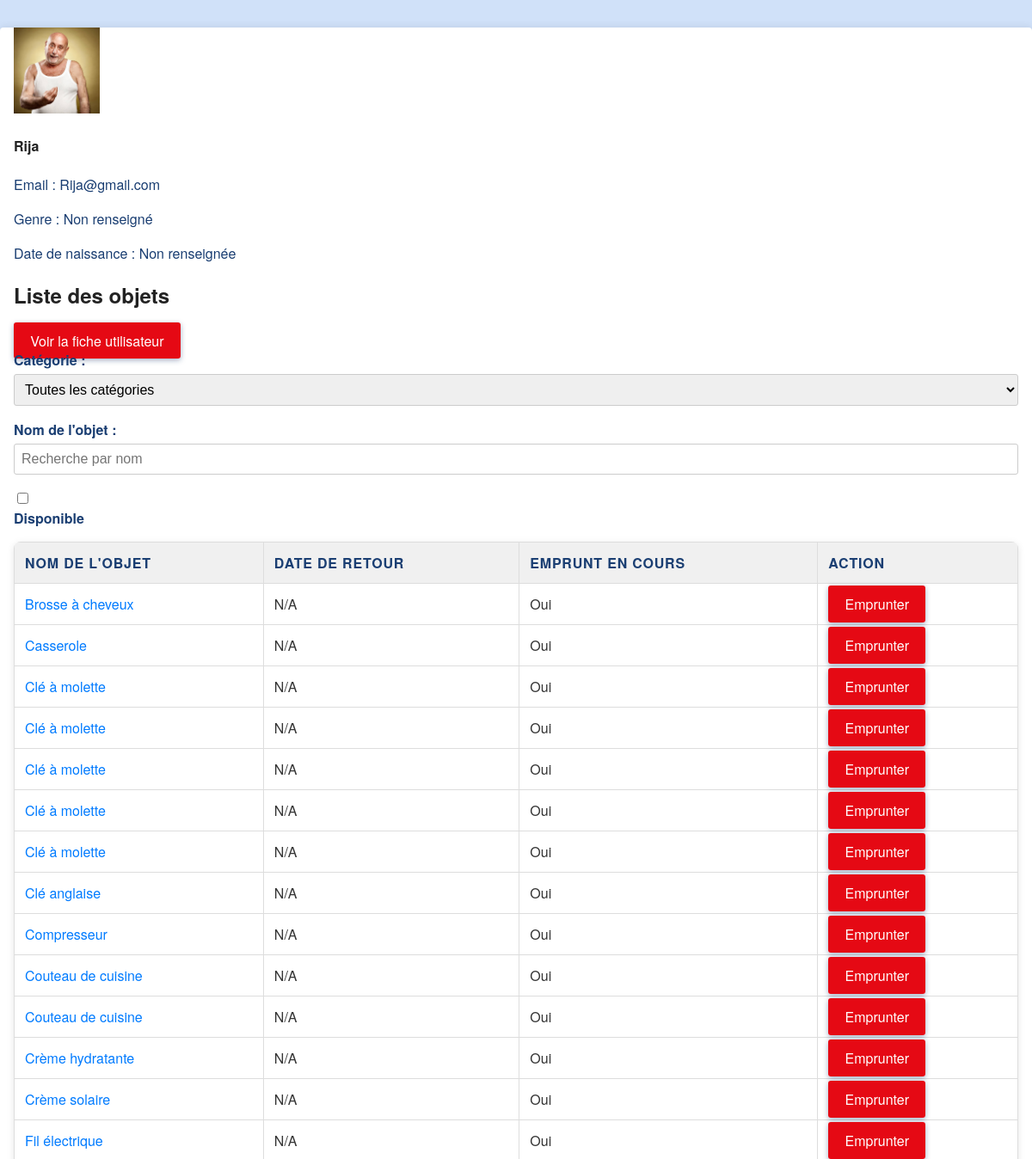
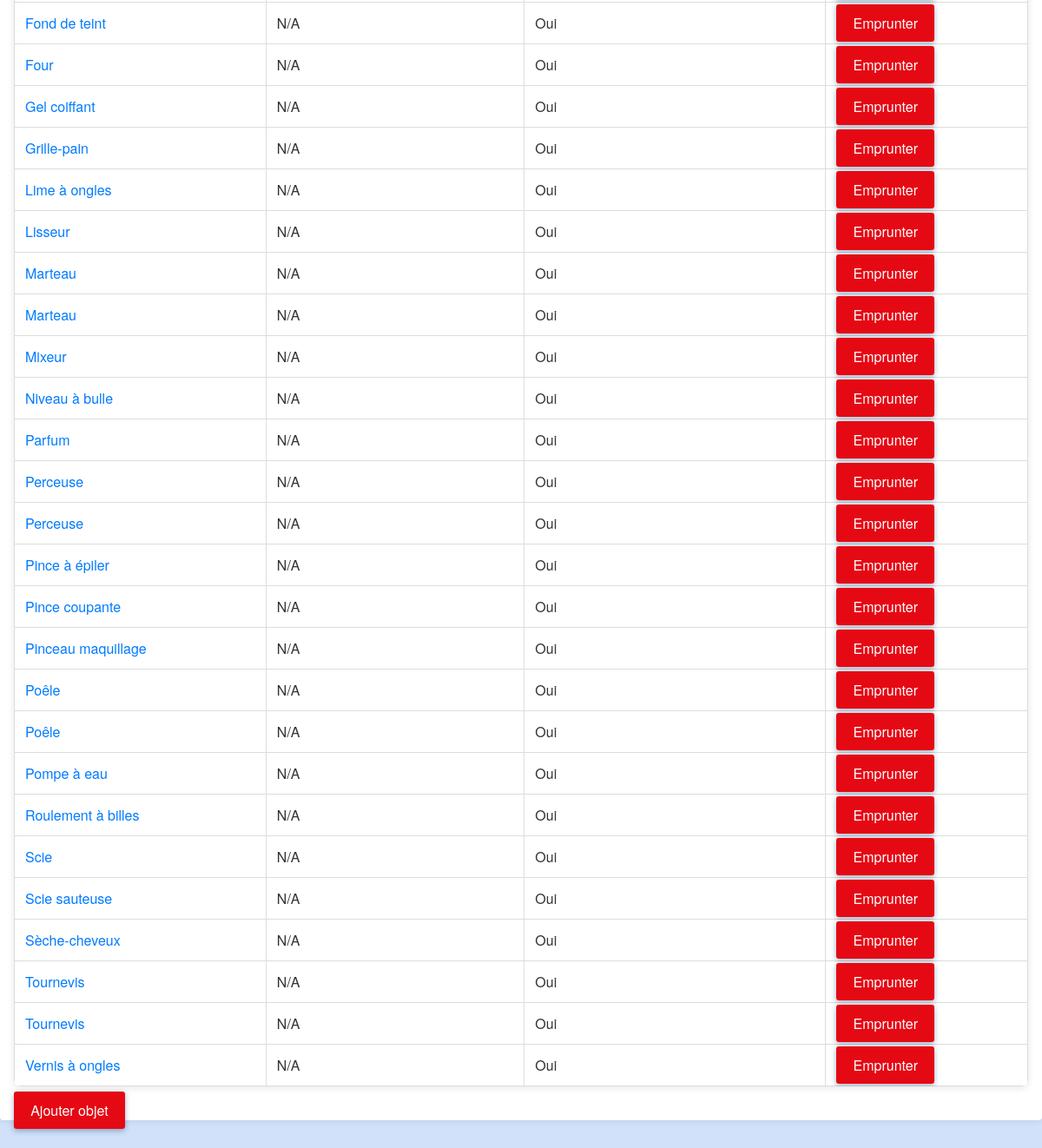
Page /ListeObjet/listeobj.php (signed in) on the committed database (2 pictures, top to bottom).
### tables this page shows
CREATE TABLE membre (
  id_membre INT PRIMARY KEY AUTO_INCREMENT,
  nom VARCHAR(100) NOT NULL,
  date_naissance DATE NOT NULL,
  genre ENUM('M', 'F', 'Autre') NOT NULL,
  email VARCHAR(100) NOT NULL,
  ville VARCHAR(100),
  mdp VARCHAR(255) NOT NULL,
  image_profil VARCHAR(255)
);

CREATE TABLE objet (
  id_objet INT PRIMARY KEY AUTO_INCREMENT,
  nom_objet VARCHAR(100) NOT NULL,
  id_categorie INT NOT NULL,
  id_membre INT NOT NULL,
  FOREIGN KEY (id_categorie) REFERENCES categorie_objet(id_categorie),
  FOREIGN KEY (id_membre) REFERENCES membre(id_membre)
);

### inc/fonctions/fonctions.php (called while the page is built, shortened)
<?php
function getDbConnection() {
    $servername = "localhost";
    $username = "root";
    $password = "";
    $dbname = "emprunt";
    $conn = new mysqli($servername, $username, $password, $dbname);
    return $conn;
}
function getListeObjets($id_categorie = null, $nom_objet = null, $disponible = null) {
    $conn = getDbConnection();
    $sql = "SELECT o.id_objet, o.nom_objet, o.image_objet, c.nom_categorie,
            CASE
                WHEN EXISTS (
                    SELECT 1 FROM emprunt e2
                    WHERE e2.id_objet = o.id_objet
                    AND e2.date_retour >= CURDATE()
                ) THEN 'Non'
                ELSE 'Oui'
            END AS emprunt_en_cours,
            (SELECT MIN(e3.date_retour) FROM emprunt e3 WHERE e3.id_objet = o.id_objet AND e3.date_retour >= CURDATE()) AS date_retour
            FROM objet o
            LEFT JOIN categorie_objet c ON o.id_categorie = c.id_categorie";
    $conditions = [];
    $sql .= " ORDER BY o.nom_objet";
    $result = $conn->query($sql);
    $objets = [];
    if ($result) {
        while ($row = $result->fetch_assoc()) {
            $objets[] = $row;
        }
    }
    return $objets;
}
function getUserProfile($id_membre) {
    $conn = getDbConnection();
    $id_membre = (int)$id_membre;
    $sql = "SELECT id_membre, nom, email,
            (SELECT COLUMN_NAME FROM INFORMATION_SCHEMA.COLUMNS WHERE TABLE_NAME = 'membre' AND COLUMN_NAME = 'image') AS has_image
            FROM membre WHERE id_membre = $id_membre";
    $result = $conn->query($sql);
    $profile = null;
    if ($result) {
        $profile = $result->fetch_assoc();
        if ($profile['has_image']) {
            $sql_img = "SELECT image FROM membre WHERE id_membre = $id_membre";
            $res_img = $conn->query($sql_img);
            if ($res_img) {
                $img_row = $res_img->fetch_assoc();
                $profile['image'] = $img_row['image'];
            }
        } else {
            $profile['image'] = null;
        }
    }
    return $profile;
}
?>

### ListeObjet/listeobj.php (the view, shortened to what this page needs)
<!DOCTYPE html>
<html lang="fr">
<head>
    <link rel="stylesheet" href="../CSS/Style.css" />
</head>
<body>
    <?php
    require_once __DIR__ . '/../inc/fonctions/fonctions.php';
    $id_membre = $_SESSION['id_membre'] ?? null;
    $profile = null;
    if ($id_membre !== null) {
        $profile = getUserProfile($id_membre);
    }
    ?>
    <div class="container mt-5">
        <?php if ($profile): ?>
            <div class="user-profile mb-4 d-flex align-items-center">
                <?php
                $imagePath = "../assets/" . htmlspecialchars($profile['nom']) . ".jpg";
                if (file_exists($imagePath)) {
echo '<img src="' . $imagePath . '" alt="Photo de profil" class="rounded-circle me-3" style="width: 100px; height: 100px; object-fit: cover;">';
                } else {
                    echo '<div class="rounded-circle bg-secondary me-3" style="width: 80px; height: 80px;"></div>';
                }
                ?>
                <div>
                    <h4><?= htmlspecialchars($profile['nom']) ?></h4>
                    <p>Email : <?= htmlspecialchars($profile['email']) ?></p>
                    <p>Genre : <?php
                        if (isset($profile['genre'])) {
                            echo $profile['genre'] === 'F' ? 'Féminin' : ($profile['genre'] === 'M' ? 'Masculin' : htmlspecialchars($profile['genre']));
                        } else {
                            echo 'Non renseigné';
                        }
                    ?></p>
                    <p>Date de naissance : <?= !empty($profile['date_naissance']) ? date('d/m/Y', strtotime($profile['date_naissance'])) : 'Non renseignée' ?></p>
                </div>
            </div>
        <?php endif; ?>
        <h2>Liste des objets</h2>
        <div class="d-flex justify-content-end mb-2">
            <a href="fiche_utilisateur.php?id_membre=<?= htmlspecialchars($id_membre) ?>" class="btn btn-primary">Voir la fiche utilisateur</a>
        </div>
        <?php
        $selected_categorie = $_GET['categorie'] ?? '';
        $search_nom = $_GET['nom_objet'] ?? '';
        $search_disponible = isset($_GET['disponible']) ? ($_GET['disponible'] === 'on') : null;
        $objets = getListeObjets($selected_categorie, $search_nom, $search_disponible);
        ?>
        <form method="GET" class="mb-3">
            <div class="row g-3 align-items-center">
                <div class="col-auto">
                    <label for="categorie" class="form-label">Catégorie :</label>
                    <select name="categorie" id="categorie" class="form-select" onchange="this.form.submit()">
                        <option value="">Toutes les catégories</option>
                    </select>
                </div>
                <div class="col-auto">
                    <label for="nom_objet" class="form-label">Nom de l'objet :</label>
                    <input type="text" id="nom_objet" name="nom_objet" class="form-control" value="<?= htmlspecialchars($search_nom) ?>" placeholder="Recherche par nom" />
                </div>
                <div class="col-auto form-check mt-4">
                    <input type="checkbox" id="disponible" name="disponible" class="form-check-input" <?= $search_disponible ? 'checked' : '' ?> onchange="this.form.submit()" />
                    <label for="disponible" class="form-check-label">Disponible</label>
                </div>
            </div>
        </form>
        <?php
        if (count($objets) > 0) {
            echo '<table class="table table-bordered">';
            echo '<thead><tr><th>Nom de l\'objet</th><th>Date de retour</th><th>Emprunt en cours</th><th>Action</th></tr></thead><tbody>';
            foreach ($objets as $row) {
                echo '<tr>';
                echo '<td><a href="fiche_objet.php?id_objet=' . htmlspecialchars($row["id_objet"]) . '">' . htmlspecialchars($row["nom_objet"]) . '</a></td>';
                echo '<td>' . ($row["date_retour"] ? htmlspecialchars($row["date_retour"]) : 'N/A') . '</td>';
                echo '<td>' . $row["emprunt_en_cours"] . '</td>';
                echo '<td><a href="emprunt_objet.php?id_objet=' . htmlspecialchars($row["id_objet"]) . '" class="btn btn-success btn-sm">Emprunter</a></td>';
                echo '</tr>';
            }
            echo '</tbody></table>';
        } else {
            echo "<p>Aucun objet trouvé.</p>";
        }
        ?>
            <div class="mt-4">
                <a href="ajout_objet.php" class="btn btn-primary">Ajouter objet</a>
            </div>
    </div>
</body>
</html>

### CSS/Style.css (style rules this page uses)
body { font-family: 'Helvetica Neue', Helvetica, Arial, sans-serif; background-color: #d0e1f9; color: #333; margin: 0; padding: 0; }
.container { max-width: 1200px; margin: 2rem auto; padding: 2rem 2rem 3rem 2rem; background-color: #f9fbfd; box-shadow: 0 4px 12px rgba(0,0,0,0.15); border-radius: 8px; }
h2 { color: #1a3e72; margin-bottom: 1.5rem; }
table { width: 100%; border-collapse: separate; border-spacing: 0 8px; margin-bottom: 1.5rem; box-shadow: 0 2px 8px rgba(0,0,0,0.1); border-radius: 8px; overflow: hidden; }
table th, table td { border: none; padding: 1rem 1.5rem; background-color: #ffffff; vertical-align: middle; }
table th { background-color: #c5d9f1; color: #1a3e72; font-weight: 700; text-transform: uppercase; letter-spacing: 0.05em; }
button, .btn { background-color: #1a3e72; border: none; color: white; padding: 0.7rem 1.4rem; font-size: 1rem; border-radius: 6px; cursor: pointer; transition: background-color 0.3s ease; box-shadow: 0 2px 6px rgba(26, 62, 114, 0.4); }
form label { display: block; margin-bottom: 0.4rem; font-weight: 600; color: #1a3e72; }
input[type="text"], input[type="email"], input[type="password"], input[type="date"], select, textarea { width: 100%; padding: 0.6rem; margin-bottom: 1.2rem; border: 1px solid #a9c0e8; border-radius: 6px; font-size: 1rem; box-sizing: border-box; transition: border-color 0.3s ease; }
p { line-height: 1.6; color: #1a3e72; }
.mb-3 { margin-bottom: 1rem !important; }
a { color: #007bff; text-decoration: none; }
.container { max-width: 1200px; margin: 2rem auto; padding: 0 1rem; background-color: #fff; box-shadow: 0 0 10px rgba(0,0,0,0.1); border-radius: 4px; }
h1, h2, h3, h4, h5, h6 { font-weight: 700; color: #222; }
button, .btn { background-color: #e50914; border: none; color: white; padding: 0.6rem 1.2rem; font-size: 1rem; border-radius: 3px; cursor: pointer; transition: background-color 0.3s ease; }
form label { display: block; margin-bottom: 0.3rem; font-weight: 600; }
input[type="text"], input[type="email"], input[type="password"], input[type="date"], select, textarea { width: 100%; padding: 0.5rem; margin-bottom: 1rem; border: 1px solid #ccc; border-radius: 3px; font-size: 1rem; box-sizing: border-box; transition: border-color 0.3s ease; }
table { width: 100%; border-collapse: collapse; margin-bottom: 1rem; }
table th, table td { border: 1px solid #ddd; padding: 0.75rem; text-align: left; }
table th { background-color: #f0f0f0; font-weight: 700; }
p { line-height: 1.5; }

### rows in the picture
membre: nom (picture), nom "Rija", email "Rija@gmail.com"
objet: nom_objet "Brosse à cheveux", emprunt_en_cours "Oui"
objet: nom_objet "Casserole", emprunt_en_cours "Oui"
objet: nom_objet "Clé à molette", emprunt_en_cours "Oui"
objet: nom_objet "Clé à molette", emprunt_en_cours "Oui"
objet: nom_objet "Clé à molette", emprunt_en_cours "Oui"
objet: nom_objet "Clé à molette", emprunt_en_cours "Oui"
objet: nom_objet "Clé à molette", emprunt_en_cours "Oui"
objet: nom_objet "Clé anglaise", emprunt_en_cours "Oui"
objet: nom_objet "Compresseur", emprunt_en_cours "Oui"
objet: nom_objet "Couteau de cuisine", emprunt_en_cours "Oui"
objet: nom_objet "Couteau de cuisine", emprunt_en_cours "Oui"
objet: nom_objet "Crème hydratante", emprunt_en_cours "Oui"
objet: nom_objet "Crème solaire", emprunt_en_cours "Oui"
objet: nom_objet "Fil électrique", emprunt_en_cours "Oui"
objet: nom_objet "Fond de teint", emprunt_en_cours "Oui"
objet: nom_objet "Four", emprunt_en_cours "Oui"
objet: nom_objet "Gel coiffant", emprunt_en_cours "Oui"
objet: nom_objet "Grille-pain", emprunt_en_cours "Oui"
objet: nom_objet "Lime à ongles", emprunt_en_cours "Oui"
objet: nom_objet "Lisseur", emprunt_en_cours "Oui"
objet: nom_objet "Marteau", emprunt_en_cours "Oui"
objet: nom_objet "Marteau", emprunt_en_cours "Oui"
objet: nom_objet "Mixeur", emprunt_en_cours "Oui"
objet: nom_objet "Niveau à bulle", emprunt_en_cours "Oui"
objet: nom_objet "Parfum", emprunt_en_cours "Oui"
objet: nom_objet "Perceuse", emprunt_en_cours "Oui"
objet: nom_objet "Perceuse", emprunt_en_cours "Oui"
objet: nom_objet "Pince à épiler", emprunt_en_cours "Oui"
objet: nom_objet "Pince coupante", emprunt_en_cours "Oui"
objet: nom_objet "Pinceau maquillage", emprunt_en_cours "Oui"
objet: nom_objet "Poêle", emprunt_en_cours "Oui"
objet: nom_objet "Poêle", emprunt_en_cours "Oui"
objet: nom_objet "Pompe à eau", emprunt_en_cours "Oui"
objet: nom_objet "Roulement à billes", emprunt_en_cours "Oui"
objet: nom_objet "Scie", emprunt_en_cours "Oui"
objet: nom_objet "Scie sauteuse", emprunt_en_cours "Oui"
objet: nom_objet "Sèche-cheveux", emprunt_en_cours "Oui"
objet: nom_objet "Tournevis", emprunt_en_cours "Oui"
objet: nom_objet "Tournevis", emprunt_en_cours "Oui"
objet: nom_objet "Vernis à ongles", emprunt_en_cours "Oui"
